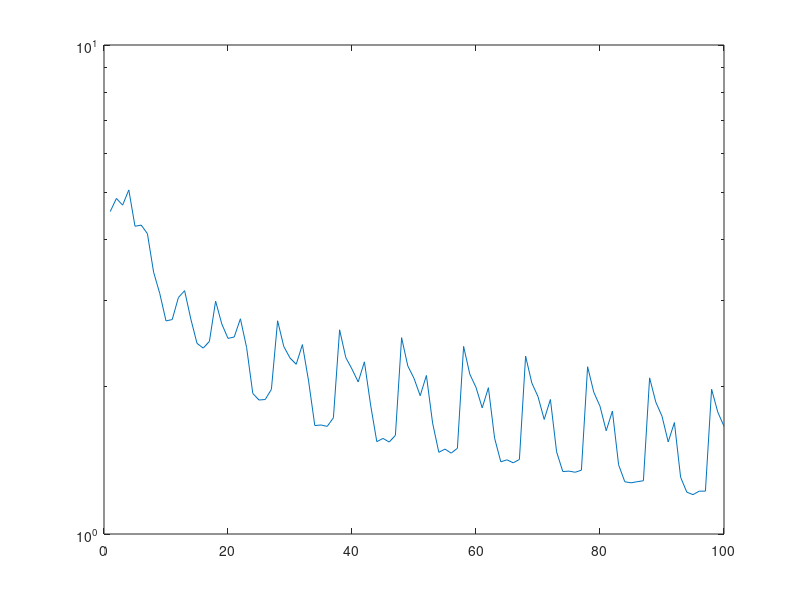

MATLAB code for this plot:
m = 10;
n = m;

A = normrnd(0,1,m,n);

b = normrnd(0,1,m,1);

xstar = A\b;

x = normrnd(0,1,n,1);
xnew = x;
maxiter = 100;
err = zeros(maxiter, 1);
for i = 1 : m
  A1(i,:) = A(i,:) / norm(A(i,:),2);
  b1(i) = b(i) / norm(A(i,:),2);
end

for k = 1 : maxiter
  i = mod(k-1, m)+1;
  % i = ceil(rand(1)*m);
  xnew = x + (b1(i) - A1(i,:)*x) * A1(i,:).';
  x = xnew;
  err(k) = norm(A*x-b,2);
  if( mod(k,1000) == 0 )
    k
    % plot(x-xstar)
    % pause
  end
end

semilogy(1:maxiter, err);
